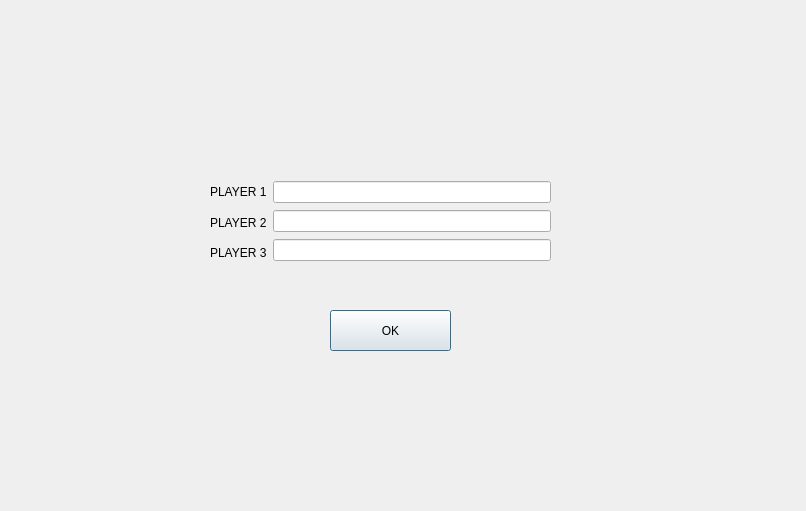
<?xml version="1.0" encoding="UTF-8"?>
<ui version="4.0">
 <class>players3</class>
 <widget class="QDialog" name="players3">
  <property name="geometry">
   <rect>
    <x>0</x>
    <y>0</y>
    <width>806</width>
    <height>511</height>
   </rect>
  </property>
  <property name="windowTitle">
   <string>Dialog</string>
  </property>
  <widget class="QPushButton" name="three_OK">
   <property name="geometry">
    <rect>
     <x>330</x>
     <y>310</y>
     <width>121</width>
     <height>41</height>
    </rect>
   </property>
   <property name="text">
    <string>OK</string>
   </property>
  </widget>
  <widget class="QWidget" name="">
   <property name="geometry">
    <rect>
     <x>210</x>
     <y>180</y>
     <width>341</width>
     <height>85</height>
    </rect>
   </property>
   <layout class="QHBoxLayout" name="horizontalLayout">
    <item>
     <layout class="QVBoxLayout" name="verticalLayout">
      <item>
       <widget class="QLabel" name="label">
        <property name="styleSheet">
         <string notr="true">font: 75 14pt &quot;MS Shell Dlg 2&quot;;</string>
        </property>
        <property name="text">
         <string>PLAYER 1</string>
        </property>
       </widget>
      </item>
      <item>
       <widget class="QLabel" name="label_2">
        <property name="styleSheet">
         <string notr="true">font: 75 14pt &quot;MS Shell Dlg 2&quot;;</string>
        </property>
        <property name="text">
         <string>PLAYER 2</string>
        </property>
       </widget>
      </item>
      <item>
       <widget class="QLabel" name="label_3">
        <property name="styleSheet">
         <string notr="true">font: 75 14pt &quot;MS Shell Dlg 2&quot;;</string>
        </property>
        <property name="text">
         <string>PLAYER 3</string>
        </property>
       </widget>
      </item>
     </layout>
    </item>
    <item>
     <layout class="QVBoxLayout" name="verticalLayout_2">
      <item>
       <widget class="QLineEdit" name="three_name1"/>
      </item>
      <item>
       <widget class="QLineEdit" name="three_name2"/>
      </item>
      <item>
       <widget class="QLineEdit" name="three_name3"/>
      </item>
     </layout>
    </item>
   </layout>
  </widget>
 </widget>
 <resources/>
 <connections/>
</ui>
